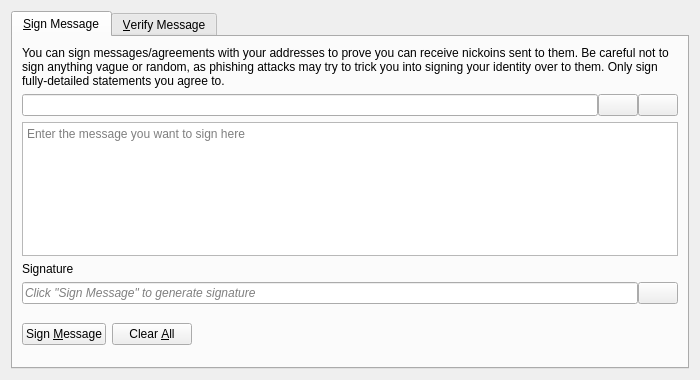
<?xml version="1.0" encoding="UTF-8"?>
<ui version="4.0">
 <class>SignVerifyMessageDialog</class>
 <widget class="QDialog" name="SignVerifyMessageDialog">
  <property name="geometry">
   <rect>
    <x>0</x>
    <y>0</y>
    <width>700</width>
    <height>380</height>
   </rect>
  </property>
  <property name="windowTitle">
   <string>Signatures - Sign / Verify a Message</string>
  </property>
  <property name="modal">
   <bool>true</bool>
  </property>
  <layout class="QVBoxLayout" name="verticalLayout">
   <item>
    <widget class="QTabWidget" name="tabWidget">
     <property name="currentIndex">
      <number>0</number>
     </property>
     <widget class="QWidget" name="tabSignMessage">
      <attribute name="title">
       <string>&amp;Sign Message</string>
      </attribute>
      <layout class="QVBoxLayout" name="verticalLayout_SM">
       <item>
        <widget class="QLabel" name="infoLabel_SM">
         <property name="text">
          <string>You can sign messages/agreements with your addresses to prove you can receive nickoins sent to them. Be careful not to sign anything vague or random, as phishing attacks may try to trick you into signing your identity over to them. Only sign fully-detailed statements you agree to.</string>
         </property>
         <property name="textFormat">
          <enum>Qt::PlainText</enum>
         </property>
         <property name="wordWrap">
          <bool>true</bool>
         </property>
        </widget>
       </item>
       <item>
        <layout class="QHBoxLayout" name="horizontalLayout_1_SM">
         <property name="spacing">
          <number>0</number>
         </property>
         <item>
          <widget class="QValidatedLineEdit" name="addressIn_SM">
           <property name="toolTip">
            <string>The nickoin address to sign the message with</string>
           </property>
          </widget>
         </item>
         <item>
          <widget class="QPushButton" name="addressBookButton_SM">
           <property name="toolTip">
            <string>Choose previously used address</string>
           </property>
           <property name="text">
            <string/>
           </property>
           <property name="icon">
            <iconset resource="../bitcoin.qrc">
             <normaloff>:/icons/address-book</normaloff>:/icons/address-book</iconset>
           </property>
           <property name="shortcut">
            <string>Alt+A</string>
           </property>
           <property name="autoDefault">
            <bool>false</bool>
           </property>
          </widget>
         </item>
         <item>
          <widget class="QPushButton" name="pasteButton_SM">
           <property name="toolTip">
            <string>Paste address from clipboard</string>
           </property>
           <property name="text">
            <string/>
           </property>
           <property name="icon">
            <iconset resource="../bitcoin.qrc">
             <normaloff>:/icons/editpaste</normaloff>:/icons/editpaste</iconset>
           </property>
           <property name="shortcut">
            <string>Alt+P</string>
           </property>
           <property name="autoDefault">
            <bool>false</bool>
           </property>
          </widget>
         </item>
        </layout>
       </item>
       <item>
        <widget class="QPlainTextEdit" name="messageIn_SM">
         <property name="toolTip">
          <string>Enter the message you want to sign here</string>
         </property>
         <property name="placeholderText">
          <string>Enter the message you want to sign here</string>
         </property>
        </widget>
       </item>
       <item>
        <widget class="QLabel" name="signatureLabel_SM">
         <property name="text">
          <string>Signature</string>
         </property>
         <property name="textFormat">
          <enum>Qt::PlainText</enum>
         </property>
        </widget>
       </item>
       <item>
        <layout class="QHBoxLayout" name="horizontalLayout_2_SM">
         <property name="spacing">
          <number>0</number>
         </property>
         <item>
          <widget class="QLineEdit" name="signatureOut_SM">
           <property name="placeholderText">
            <string>Click "Sign Message" to generate signature</string>
           </property>
           <property name="font">
            <font>
             <italic>true</italic>
            </font>
           </property>
           <property name="readOnly">
            <bool>true</bool>
           </property>
          </widget>
         </item>
         <item>
          <widget class="QPushButton" name="copySignatureButton_SM">
           <property name="toolTip">
            <string>Copy the current signature to the system clipboard</string>
           </property>
           <property name="text">
            <string/>
           </property>
           <property name="icon">
            <iconset resource="../bitcoin.qrc">
             <normaloff>:/icons/editcopy</normaloff>:/icons/editcopy</iconset>
           </property>
           <property name="autoDefault">
            <bool>false</bool>
           </property>
          </widget>
         </item>
        </layout>
       </item>
       <item>
        <layout class="QHBoxLayout" name="horizontalLayout_3_SM">
         <item>
          <widget class="QPushButton" name="signMessageButton_SM">
           <property name="toolTip">
            <string>Sign the message to prove you own this nickoin address</string>
           </property>
           <property name="text">
            <string>Sign &amp;Message</string>
           </property>
           <property name="icon">
            <iconset resource="../bitcoin.qrc">
             <normaloff>:/icons/edit</normaloff>:/icons/edit</iconset>
           </property>
           <property name="autoDefault">
            <bool>false</bool>
           </property>
          </widget>
         </item>
         <item>
          <widget class="QPushButton" name="clearButton_SM">
           <property name="toolTip">
            <string>Reset all sign message fields</string>
           </property>
           <property name="text">
            <string>Clear &amp;All</string>
           </property>
           <property name="icon">
            <iconset resource="../bitcoin.qrc">
             <normaloff>:/icons/remove</normaloff>:/icons/remove</iconset>
           </property>
           <property name="autoDefault">
            <bool>false</bool>
           </property>
          </widget>
         </item>
         <item>
          <spacer name="horizontalSpacer_1_SM">
           <property name="orientation">
            <enum>Qt::Horizontal</enum>
           </property>
           <property name="sizeHint" stdset="0">
            <size>
             <width>40</width>
             <height>48</height>
            </size>
           </property>
          </spacer>
         </item>
         <item>
          <widget class="QLabel" name="statusLabel_SM">
           <property name="font">
            <font>
             <weight>75</weight>
             <bold>true</bold>
            </font>
           </property>
           <property name="text">
            <string/>
           </property>
           <property name="wordWrap">
            <bool>true</bool>
           </property>
          </widget>
         </item>
         <item>
          <spacer name="horizontalSpacer_2_SM">
           <property name="orientation">
            <enum>Qt::Horizontal</enum>
           </property>
           <property name="sizeHint" stdset="0">
            <size>
             <width>40</width>
             <height>48</height>
            </size>
           </property>
          </spacer>
         </item>
        </layout>
       </item>
      </layout>
     </widget>
     <widget class="QWidget" name="tabVerifyMessage">
      <attribute name="title">
       <string>&amp;Verify Message</string>
      </attribute>
      <layout class="QVBoxLayout" name="verticalLayout_VM">
       <item>
        <widget class="QLabel" name="infoLabel_VM">
         <property name="text">
          <string>Enter the receiver's address, message (ensure you copy line breaks, spaces, tabs, etc. exactly) and signature below to verify the message. Be careful not to read more into the signature than what is in the signed message itself, to avoid being tricked by a man-in-the-middle attack. Note that this only proves the signing party receives with the address, it cannot prove sendership of any transaction!</string>
         </property>
         <property name="textFormat">
          <enum>Qt::PlainText</enum>
         </property>
         <property name="alignment">
          <set>Qt::AlignLeading|Qt::AlignLeft|Qt::AlignTop</set>
         </property>
         <property name="wordWrap">
          <bool>true</bool>
         </property>
        </widget>
       </item>
       <item>
        <layout class="QHBoxLayout" name="horizontalLayout_1_VM">
         <property name="spacing">
          <number>0</number>
         </property>
         <item>
          <widget class="QValidatedLineEdit" name="addressIn_VM">
           <property name="toolTip">
            <string>The nickoin address the message was signed with</string>
           </property>
          </widget>
         </item>
         <item>
          <widget class="QPushButton" name="addressBookButton_VM">
           <property name="toolTip">
            <string>Choose previously used address</string>
           </property>
           <property name="text">
            <string/>
           </property>
           <property name="icon">
            <iconset resource="../bitcoin.qrc">
             <normaloff>:/icons/address-book</normaloff>:/icons/address-book</iconset>
           </property>
           <property name="shortcut">
            <string>Alt+A</string>
           </property>
           <property name="autoDefault">
            <bool>false</bool>
           </property>
          </widget>
         </item>
        </layout>
       </item>
       <item>
        <widget class="QPlainTextEdit" name="messageIn_VM">
          <property name="toolTip">
            <string>The signed message to verify</string>
          </property>
          <property name="placeholderText">
            <string>The signed message to verify</string>
          </property>
        </widget>
       </item>
       <item>
        <widget class="QValidatedLineEdit" name="signatureIn_VM">
          <property name="toolTip">
            <string>The signature given when the message was signed</string>
          </property>
          <property name="placeholderText">
            <string>The signature given when the message was signed</string>
          </property>
        </widget>
       </item>
       <item>
        <layout class="QHBoxLayout" name="horizontalLayout_2_VM">
         <item>
          <widget class="QPushButton" name="verifyMessageButton_VM">
           <property name="toolTip">
            <string>Verify the message to ensure it was signed with the specified nickoin address</string>
           </property>
           <property name="text">
            <string>Verify &amp;Message</string>
           </property>
           <property name="icon">
            <iconset resource="../bitcoin.qrc">
             <normaloff>:/icons/transaction_0</normaloff>:/icons/transaction_0</iconset>
           </property>
           <property name="autoDefault">
            <bool>false</bool>
           </property>
          </widget>
         </item>
         <item>
          <widget class="QPushButton" name="clearButton_VM">
           <property name="toolTip">
            <string>Reset all verify message fields</string>
           </property>
           <property name="text">
            <string>Clear &amp;All</string>
           </property>
           <property name="icon">
            <iconset resource="../bitcoin.qrc">
             <normaloff>:/icons/remove</normaloff>:/icons/remove</iconset>
           </property>
           <property name="autoDefault">
            <bool>false</bool>
           </property>
          </widget>
         </item>
         <item>
          <spacer name="horizontalSpacer_1_VM">
           <property name="orientation">
            <enum>Qt::Horizontal</enum>
           </property>
           <property name="sizeHint" stdset="0">
            <size>
             <width>40</width>
             <height>48</height>
            </size>
           </property>
          </spacer>
         </item>
         <item>
          <widget class="QLabel" name="statusLabel_VM">
           <property name="font">
            <font>
             <weight>75</weight>
             <bold>true</bold>
            </font>
           </property>
           <property name="text">
            <string/>
           </property>
           <property name="wordWrap">
            <bool>true</bool>
           </property>
          </widget>
         </item>
         <item>
          <spacer name="horizontalSpacer_2_VM">
           <property name="orientation">
            <enum>Qt::Horizontal</enum>
           </property>
           <property name="sizeHint" stdset="0">
            <size>
             <width>40</width>
             <height>48</height>
            </size>
           </property>
          </spacer>
         </item>
        </layout>
       </item>
      </layout>
     </widget>
    </widget>
   </item>
  </layout>
 </widget>
 <customwidgets>
  <customwidget>
   <class>QValidatedLineEdit</class>
   <extends>QLineEdit</extends>
   <header>qt/qvalidatedlineedit.h</header>
  </customwidget>
 </customwidgets>
 <resources>
  <include location="../bitcoin.qrc"/>
 </resources>
 <connections/>
</ui>
